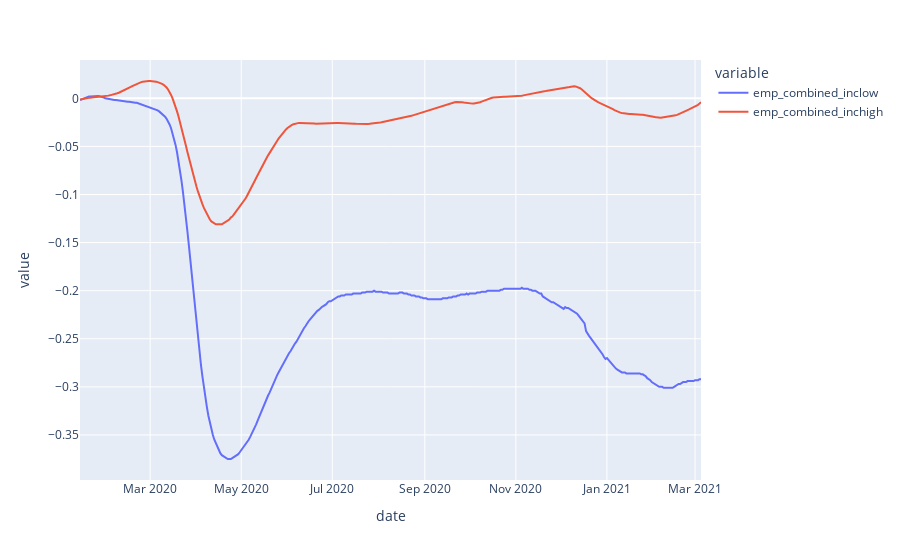

Here is the notebook cell this chart was saved with:
### Code cell
#px.line(employ_az, x='date', y='emp_combined', labels={'x': 'Date', 'y': 'Combined Employment'})

px.line(data_frame=employ_nat, x='date', y=['emp_combined_inclow', 'emp_combined_inchigh'])

### Figure 1 — Plotly figure (JSON) as saved in the notebook; plotly's stock layout.template omitted (floating-point values rounded to 4 significant figures; data arrays with more than 128 entries replaced by an {"elided": "..."} marker saying what was removed)
{"data": [{"hovertemplate": "variable=emp_combined_inclow<br>date=%{x}<br>value=%{y}<extra></extra>", "legendgroup": "emp_combined_inclow", "line": {"color": "#636efa", "dash": "solid"}, "mode": "lines", "name": "emp_combined_inclow", "orientation": "v", "showlegend": true, "type": "scatter", "x": {"elided": "417 str values"}, "xaxis": "x", "y": {"elided": "417 float values"}, "yaxis": "y"}, {"hovertemplate": "variable=emp_combined_inchigh<br>date=%{x}<br>value=%{y}<extra></extra>", "legendgroup": "emp_combined_inchigh", "line": {"color": "#EF553B", "dash": "solid"}, "mode": "lines", "name": "emp_combined_inchigh", "orientation": "v", "showlegend": true, "type": "scatter", "x": {"elided": "417 str values"}, "xaxis": "x", "y": {"elided": "417 float values"}, "yaxis": "y"}], "layout": {"autosize": true, "legend": {"title": {"text": "variable"}, "tracegroupgap": 0}, "margin": {"t": 60}, "xaxis": {"anchor": "y", "autorange": true, "domain": [0, 1], "range": ["2020-01-14", "2021-03-05"], "title": {"text": "date"}, "type": "date"}, "yaxis": {"anchor": "x", "autorange": true, "domain": [0, 1], "range": [-0.3968, 0.03983], "title": {"text": "value"}, "type": "linear"}}}
